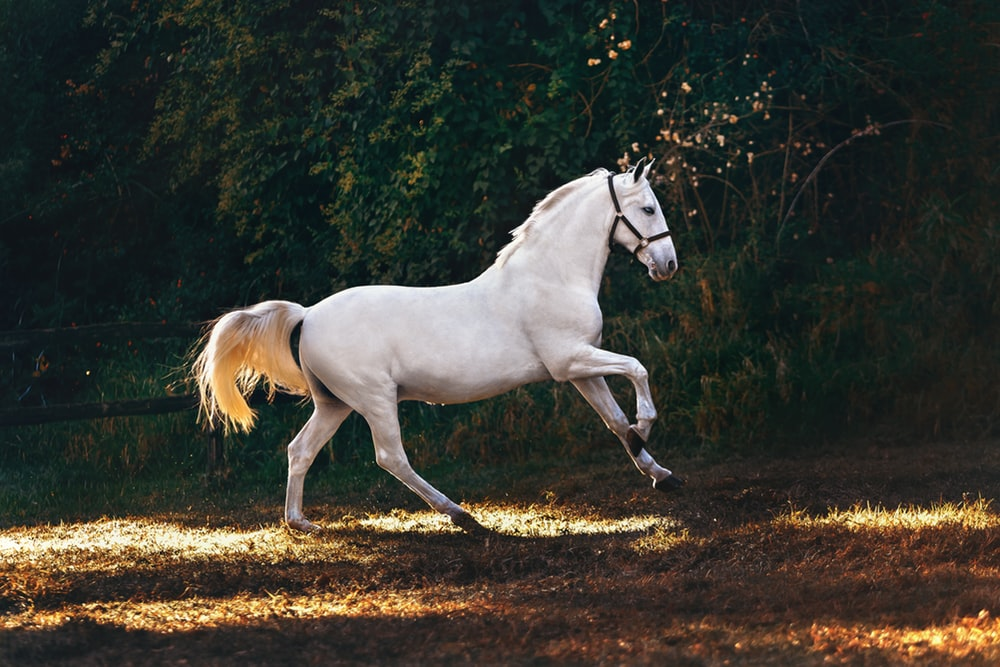
#> input picture Digital Image Processing/OpenCV/gallery/hourse.jpeg, 1000 x 667 px, found by its file name
$ python translation.py
#> lines starting #> are read from the running program, lines starting #| are printed output that depends on the picture
import cv2
import numpy as np


hourseImg = cv2.imread("../../gallery/hourse.jpeg", cv2.IMREAD_COLOR)
#> hourseImg is the input picture: shape (667, 1000, 3); mean B, G, R 49.1, 57, 57.5
height, width = hourseImg.shape[:2]
#> height = 667; width = 1000
transMatrix = np.float32([[1, 0, 100], [0, 1, 50]])
transImg = cv2.warpAffine(hourseImg, transMatrix, (width, height))
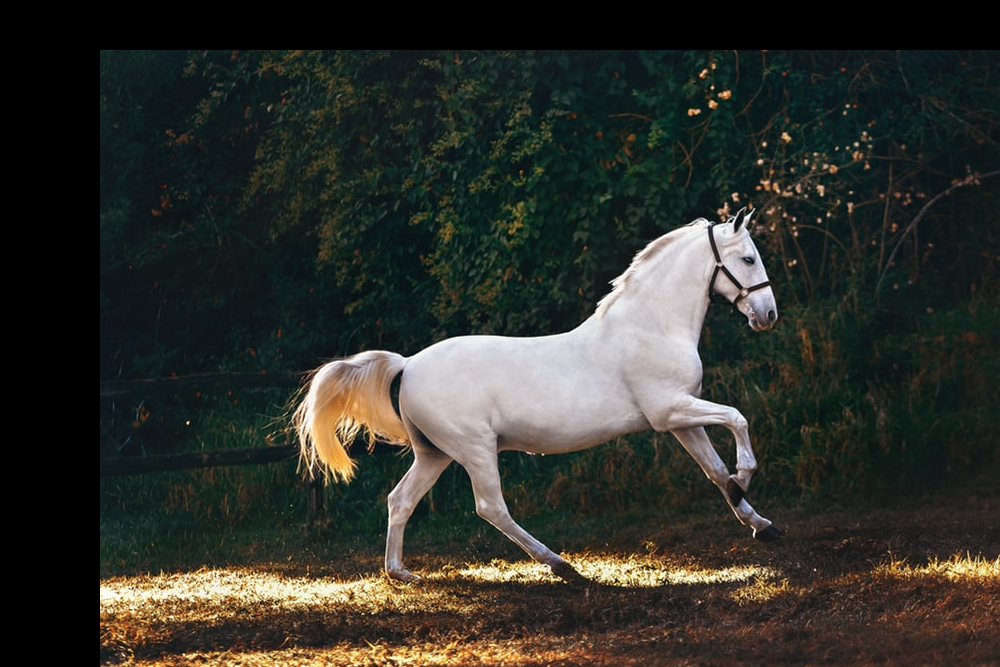
#> transImg: shape (667, 1000, 3); mean B, G, R 42.9, 49.1, 47.7

cv2.imshow("img", hourseImg)
cv2.imshow("transformed-img", transImg)

cv2.waitKey(0)
cv2.destroyAllWindows()
